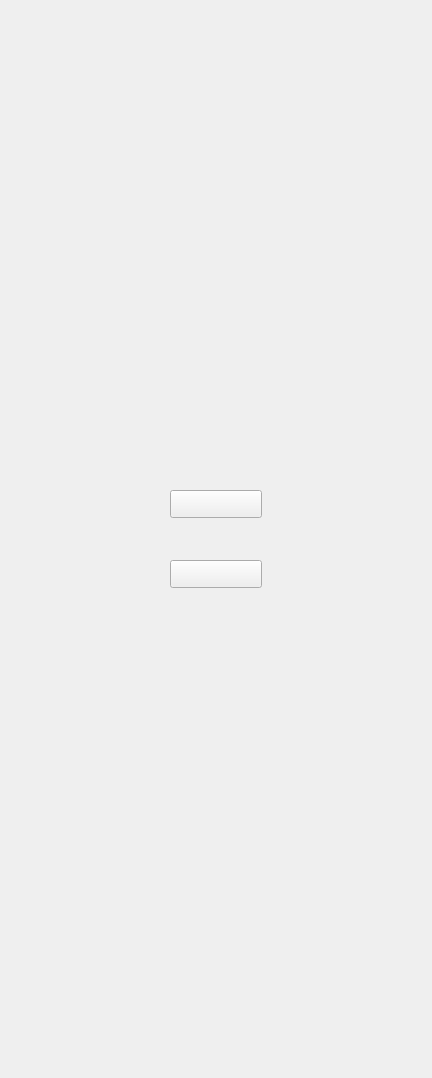
<?xml version="1.0" encoding="UTF-8"?>
<ui version="4.0">
 <class>Startwidget</class>
 <widget class="QWidget" name="Startwidget">
  <property name="geometry">
   <rect>
    <x>0</x>
    <y>0</y>
    <width>432</width>
    <height>1078</height>
   </rect>
  </property>
  <property name="windowTitle">
   <string>Form</string>
  </property>
  <widget class="QPushButton" name="startButton">
   <property name="geometry">
    <rect>
     <x>170</x>
     <y>490</y>
     <width>92</width>
     <height>28</height>
    </rect>
   </property>
   <property name="text">
    <string/>
   </property>
  </widget>
  <widget class="QPushButton" name="exitButton">
   <property name="geometry">
    <rect>
     <x>170</x>
     <y>560</y>
     <width>92</width>
     <height>28</height>
    </rect>
   </property>
   <property name="text">
    <string/>
   </property>
  </widget>
 </widget>
 <resources/>
 <connections/>
</ui>
